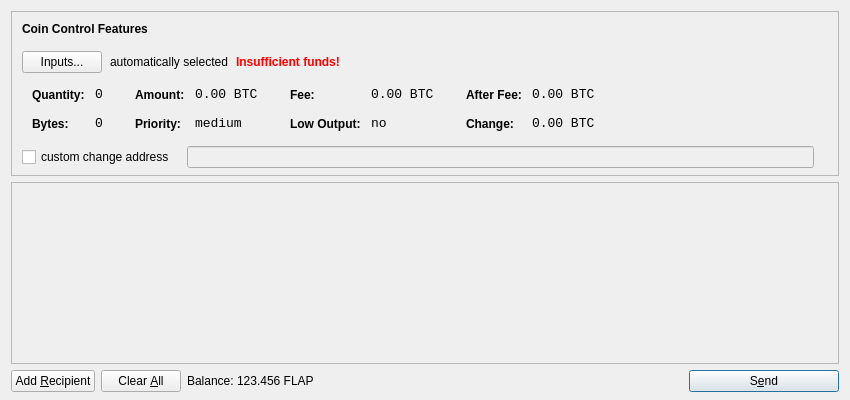
<?xml version="1.0" encoding="UTF-8"?>
<ui version="4.0">
 <class>SendCoinsDialog</class>
 <widget class="QDialog" name="SendCoinsDialog">
  <property name="geometry">
   <rect>
    <x>0</x>
    <y>0</y>
    <width>850</width>
    <height>400</height>
   </rect>
  </property>
  <property name="windowTitle">
   <string>Send Coins</string>
  </property>
  <layout class="QVBoxLayout" name="verticalLayout" stretch="0,1,0">
   <property name="bottomMargin">
    <number>8</number>
   </property>
   <item>
    <widget class="QFrame" name="frameCoinControl">
     <property name="sizePolicy">
      <sizepolicy hsizetype="Expanding" vsizetype="Expanding">
       <horstretch>0</horstretch>
       <verstretch>0</verstretch>
      </sizepolicy>
     </property>
     <property name="maximumSize">
      <size>
       <width>16777215</width>
       <height>16777215</height>
      </size>
     </property>
     <property name="frameShape">
      <enum>QFrame::StyledPanel</enum>
     </property>
     <property name="frameShadow">
      <enum>QFrame::Sunken</enum>
     </property>
     <layout class="QVBoxLayout" name="verticalLayoutCoinControl2">
      <property name="spacing">
       <number>-1</number>
      </property>
      <property name="leftMargin">
       <number>0</number>
      </property>
      <property name="topMargin">
       <number>0</number>
      </property>
      <property name="rightMargin">
       <number>0</number>
      </property>
      <property name="bottomMargin">
       <number>6</number>
      </property>
      <item>
       <layout class="QVBoxLayout" name="verticalLayoutCoinControl" stretch="0,0,0,0,1">
        <property name="spacing">
         <number>0</number>
        </property>
        <property name="leftMargin">
         <number>10</number>
        </property>
        <property name="topMargin">
         <number>10</number>
        </property>
        <item>
         <layout class="QHBoxLayout" name="horizontalLayoutCoinControl1">
          <property name="bottomMargin">
           <number>15</number>
          </property>
          <item>
           <widget class="QLabel" name="labelCoinControlFeatures">
            <property name="sizePolicy">
             <sizepolicy hsizetype="Preferred" vsizetype="Maximum">
              <horstretch>0</horstretch>
              <verstretch>0</verstretch>
             </sizepolicy>
            </property>
            <property name="font">
             <font>
              <weight>75</weight>
              <bold>true</bold>
             </font>
            </property>
            <property name="styleSheet">
             <string notr="true">font-weight:bold;</string>
            </property>
            <property name="text">
             <string>Coin Control Features</string>
            </property>
           </widget>
          </item>
         </layout>
        </item>
        <item>
         <layout class="QHBoxLayout" name="horizontalLayoutCoinControl2" stretch="0,0,0,0">
          <property name="spacing">
           <number>8</number>
          </property>
          <property name="bottomMargin">
           <number>10</number>
          </property>
          <item>
           <widget class="QPushButton" name="pushButtonCoinControl">
            <property name="styleSheet">
             <string notr="true"/>
            </property>
            <property name="text">
             <string>Inputs...</string>
            </property>
           </widget>
          </item>
          <item>
           <widget class="QLabel" name="labelCoinControlAutomaticallySelected">
            <property name="text">
             <string>automatically selected</string>
            </property>
            <property name="margin">
             <number>5</number>
            </property>
           </widget>
          </item>
          <item>
           <widget class="QLabel" name="labelCoinControlInsuffFunds">
            <property name="font">
             <font>
              <weight>75</weight>
              <bold>true</bold>
             </font>
            </property>
            <property name="styleSheet">
             <string notr="true">color:red;font-weight:bold;</string>
            </property>
            <property name="text">
             <string>Insufficient funds!</string>
            </property>
            <property name="margin">
             <number>5</number>
            </property>
           </widget>
          </item>
          <item>
           <spacer name="horizontalSpacerCoinControl">
            <property name="orientation">
             <enum>Qt::Horizontal</enum>
            </property>
            <property name="sizeHint" stdset="0">
             <size>
              <width>40</width>
              <height>1</height>
             </size>
            </property>
           </spacer>
          </item>
         </layout>
        </item>
        <item>
         <widget class="QWidget" name="widgetCoinControl" native="true">
          <property name="sizePolicy">
           <sizepolicy hsizetype="Preferred" vsizetype="Preferred">
            <horstretch>0</horstretch>
            <verstretch>0</verstretch>
           </sizepolicy>
          </property>
          <property name="minimumSize">
           <size>
            <width>0</width>
            <height>0</height>
           </size>
          </property>
          <property name="styleSheet">
           <string notr="true"/>
          </property>
          <layout class="QHBoxLayout" name="horizontalLayoutCoinControl5">
           <property name="leftMargin">
            <number>0</number>
           </property>
           <property name="topMargin">
            <number>0</number>
           </property>
           <property name="rightMargin">
            <number>0</number>
           </property>
           <property name="bottomMargin">
            <number>0</number>
           </property>
           <item>
            <layout class="QHBoxLayout" name="horizontalLayoutCoinControl3" stretch="0,0,0,1">
             <property name="spacing">
              <number>20</number>
             </property>
             <property name="topMargin">
              <number>0</number>
             </property>
             <property name="bottomMargin">
              <number>10</number>
             </property>
             <item>
              <layout class="QFormLayout" name="formLayoutCoinControl1">
               <property name="horizontalSpacing">
                <number>10</number>
               </property>
               <property name="verticalSpacing">
                <number>14</number>
               </property>
               <property name="leftMargin">
                <number>10</number>
               </property>
               <property name="topMargin">
                <number>4</number>
               </property>
               <property name="rightMargin">
                <number>6</number>
               </property>
               <item row="0" column="0">
                <widget class="QLabel" name="labelCoinControlQuantityText">
                 <property name="styleSheet">
                  <string notr="true">font-weight:bold;</string>
                 </property>
                 <property name="text">
                  <string>Quantity:</string>
                 </property>
                 <property name="margin">
                  <number>0</number>
                 </property>
                </widget>
               </item>
               <item row="0" column="1">
                <widget class="QLabel" name="labelCoinControlQuantity">
                 <property name="font">
                  <font>
                   <family>Monospace</family>
                   <pointsize>10</pointsize>
                  </font>
                 </property>
                 <property name="cursor">
                  <cursorShape>IBeamCursor</cursorShape>
                 </property>
                 <property name="contextMenuPolicy">
                  <enum>Qt::ActionsContextMenu</enum>
                 </property>
                 <property name="text">
                  <string notr="true">0</string>
                 </property>
                 <property name="margin">
                  <number>0</number>
                 </property>
                 <property name="textInteractionFlags">
                  <set>Qt::LinksAccessibleByMouse|Qt::TextSelectableByKeyboard|Qt::TextSelectableByMouse</set>
                 </property>
                </widget>
               </item>
               <item row="1" column="0">
                <widget class="QLabel" name="labelCoinControlBytesText">
                 <property name="styleSheet">
                  <string notr="true">font-weight:bold;</string>
                 </property>
                 <property name="text">
                  <string>Bytes:</string>
                 </property>
                </widget>
               </item>
               <item row="1" column="1">
                <widget class="QLabel" name="labelCoinControlBytes">
                 <property name="font">
                  <font>
                   <family>Monospace</family>
                   <pointsize>10</pointsize>
                  </font>
                 </property>
                 <property name="cursor">
                  <cursorShape>IBeamCursor</cursorShape>
                 </property>
                 <property name="contextMenuPolicy">
                  <enum>Qt::ActionsContextMenu</enum>
                 </property>
                 <property name="text">
                  <string notr="true">0</string>
                 </property>
                 <property name="textInteractionFlags">
                  <set>Qt::LinksAccessibleByMouse|Qt::TextSelectableByKeyboard|Qt::TextSelectableByMouse</set>
                 </property>
                </widget>
               </item>
              </layout>
             </item>
             <item>
              <layout class="QFormLayout" name="formLayoutCoinControl2">
               <property name="horizontalSpacing">
                <number>10</number>
               </property>
               <property name="verticalSpacing">
                <number>14</number>
               </property>
               <property name="leftMargin">
                <number>6</number>
               </property>
               <property name="topMargin">
                <number>4</number>
               </property>
               <property name="rightMargin">
                <number>6</number>
               </property>
               <item row="0" column="0">
                <widget class="QLabel" name="labelCoinControlAmountText">
                 <property name="styleSheet">
                  <string notr="true">font-weight:bold;</string>
                 </property>
                 <property name="text">
                  <string>Amount:</string>
                 </property>
                 <property name="margin">
                  <number>0</number>
                 </property>
                </widget>
               </item>
               <item row="0" column="1">
                <widget class="QLabel" name="labelCoinControlAmount">
                 <property name="font">
                  <font>
                   <family>Monospace</family>
                   <pointsize>10</pointsize>
                  </font>
                 </property>
                 <property name="cursor">
                  <cursorShape>IBeamCursor</cursorShape>
                 </property>
                 <property name="contextMenuPolicy">
                  <enum>Qt::ActionsContextMenu</enum>
                 </property>
                 <property name="text">
                  <string notr="true">0.00 BTC</string>
                 </property>
                 <property name="textInteractionFlags">
                  <set>Qt::LinksAccessibleByMouse|Qt::TextSelectableByKeyboard|Qt::TextSelectableByMouse</set>
                 </property>
                </widget>
               </item>
               <item row="1" column="0">
                <widget class="QLabel" name="labelCoinControlPriorityText">
                 <property name="styleSheet">
                  <string notr="true">font-weight:bold;</string>
                 </property>
                 <property name="text">
                  <string>Priority:</string>
                 </property>
                </widget>
               </item>
               <item row="1" column="1">
                <widget class="QLabel" name="labelCoinControlPriority">
                 <property name="font">
                  <font>
                   <family>Monospace</family>
                   <pointsize>10</pointsize>
                  </font>
                 </property>
                 <property name="cursor">
                  <cursorShape>IBeamCursor</cursorShape>
                 </property>
                 <property name="contextMenuPolicy">
                  <enum>Qt::ActionsContextMenu</enum>
                 </property>
                 <property name="text">
                  <string>medium</string>
                 </property>
                 <property name="textInteractionFlags">
                  <set>Qt::LinksAccessibleByMouse|Qt::TextSelectableByKeyboard|Qt::TextSelectableByMouse</set>
                 </property>
                </widget>
               </item>
              </layout>
             </item>
             <item>
              <layout class="QFormLayout" name="formLayoutCoinControl3">
               <property name="horizontalSpacing">
                <number>10</number>
               </property>
               <property name="verticalSpacing">
                <number>14</number>
               </property>
               <property name="leftMargin">
                <number>6</number>
               </property>
               <property name="topMargin">
                <number>4</number>
               </property>
               <property name="rightMargin">
                <number>6</number>
               </property>
               <item row="0" column="0">
                <widget class="QLabel" name="labelCoinControlFeeText">
                 <property name="styleSheet">
                  <string notr="true">font-weight:bold;</string>
                 </property>
                 <property name="text">
                  <string>Fee:</string>
                 </property>
                 <property name="margin">
                  <number>0</number>
                 </property>
                </widget>
               </item>
               <item row="0" column="1">
                <widget class="QLabel" name="labelCoinControlFee">
                 <property name="font">
                  <font>
                   <family>Monospace</family>
                   <pointsize>10</pointsize>
                  </font>
                 </property>
                 <property name="cursor">
                  <cursorShape>IBeamCursor</cursorShape>
                 </property>
                 <property name="contextMenuPolicy">
                  <enum>Qt::ActionsContextMenu</enum>
                 </property>
                 <property name="text">
                  <string notr="true">0.00 BTC</string>
                 </property>
                 <property name="textInteractionFlags">
                  <set>Qt::LinksAccessibleByMouse|Qt::TextSelectableByKeyboard|Qt::TextSelectableByMouse</set>
                 </property>
                </widget>
               </item>
               <item row="1" column="0">
                <widget class="QLabel" name="labelCoinControlLowOutputText">
                 <property name="styleSheet">
                  <string notr="true">font-weight:bold;</string>
                 </property>
                 <property name="text">
                  <string>Low Output:</string>
                 </property>
                </widget>
               </item>
               <item row="1" column="1">
                <widget class="QLabel" name="labelCoinControlLowOutput">
                 <property name="font">
                  <font>
                   <family>Monospace</family>
                   <pointsize>10</pointsize>
                  </font>
                 </property>
                 <property name="cursor">
                  <cursorShape>IBeamCursor</cursorShape>
                 </property>
                 <property name="contextMenuPolicy">
                  <enum>Qt::ActionsContextMenu</enum>
                 </property>
                 <property name="text">
                  <string>no</string>
                 </property>
                 <property name="textInteractionFlags">
                  <set>Qt::LinksAccessibleByMouse|Qt::TextSelectableByKeyboard|Qt::TextSelectableByMouse</set>
                 </property>
                </widget>
               </item>
              </layout>
             </item>
             <item>
              <layout class="QFormLayout" name="formLayoutCoinControl4">
               <property name="horizontalSpacing">
                <number>10</number>
               </property>
               <property name="verticalSpacing">
                <number>14</number>
               </property>
               <property name="leftMargin">
                <number>6</number>
               </property>
               <property name="topMargin">
                <number>4</number>
               </property>
               <property name="rightMargin">
                <number>6</number>
               </property>
               <item row="0" column="0">
                <widget class="QLabel" name="labelCoinControlAfterFeeText">
                 <property name="styleSheet">
                  <string notr="true">font-weight:bold;</string>
                 </property>
                 <property name="text">
                  <string>After Fee:</string>
                 </property>
                 <property name="margin">
                  <number>0</number>
                 </property>
                </widget>
               </item>
               <item row="0" column="1">
                <widget class="QLabel" name="labelCoinControlAfterFee">
                 <property name="font">
                  <font>
                   <family>Monospace</family>
                   <pointsize>10</pointsize>
                  </font>
                 </property>
                 <property name="cursor">
                  <cursorShape>IBeamCursor</cursorShape>
                 </property>
                 <property name="contextMenuPolicy">
                  <enum>Qt::ActionsContextMenu</enum>
                 </property>
                 <property name="text">
                  <string notr="true">0.00 BTC</string>
                 </property>
                 <property name="textInteractionFlags">
                  <set>Qt::LinksAccessibleByMouse|Qt::TextSelectableByKeyboard|Qt::TextSelectableByMouse</set>
                 </property>
                </widget>
               </item>
               <item row="1" column="0">
                <widget class="QLabel" name="labelCoinControlChangeText">
                 <property name="styleSheet">
                  <string notr="true">font-weight:bold;</string>
                 </property>
                 <property name="text">
                  <string>Change:</string>
                 </property>
                </widget>
               </item>
               <item row="1" column="1">
                <widget class="QLabel" name="labelCoinControlChange">
                 <property name="font">
                  <font>
                   <family>Monospace</family>
                   <pointsize>10</pointsize>
                  </font>
                 </property>
                 <property name="cursor">
                  <cursorShape>IBeamCursor</cursorShape>
                 </property>
                 <property name="contextMenuPolicy">
                  <enum>Qt::ActionsContextMenu</enum>
                 </property>
                 <property name="text">
                  <string notr="true">0.00 BTC</string>
                 </property>
                 <property name="textInteractionFlags">
                  <set>Qt::LinksAccessibleByMouse|Qt::TextSelectableByKeyboard|Qt::TextSelectableByMouse</set>
                 </property>
                </widget>
               </item>
              </layout>
             </item>
            </layout>
           </item>
          </layout>
         </widget>
        </item>
        <item>
         <layout class="QHBoxLayout" name="horizontalLayoutCoinControl4" stretch="0,0,0">
          <property name="spacing">
           <number>12</number>
          </property>
          <property name="sizeConstraint">
           <enum>QLayout::SetDefaultConstraint</enum>
          </property>
          <property name="topMargin">
           <number>5</number>
          </property>
          <property name="rightMargin">
           <number>5</number>
          </property>
          <item>
           <widget class="QCheckBox" name="checkBoxCoinControlChange">
            <property name="text">
             <string>custom change address</string>
            </property>
           </widget>
          </item>
          <item>
           <widget class="QLineEdit" name="lineEditCoinControlChange">
            <property name="enabled">
             <bool>false</bool>
            </property>
            <property name="sizePolicy">
             <sizepolicy hsizetype="Expanding" vsizetype="Fixed">
              <horstretch>0</horstretch>
              <verstretch>0</verstretch>
             </sizepolicy>
            </property>
           </widget>
          </item>
          <item>
           <widget class="QLabel" name="labelCoinControlChangeLabel">
            <property name="sizePolicy">
             <sizepolicy hsizetype="Preferred" vsizetype="Expanding">
              <horstretch>0</horstretch>
              <verstretch>0</verstretch>
             </sizepolicy>
            </property>
            <property name="minimumSize">
             <size>
              <width>0</width>
              <height>0</height>
             </size>
            </property>
            <property name="text">
             <string/>
            </property>
            <property name="margin">
             <number>3</number>
            </property>
           </widget>
          </item>
         </layout>
        </item>
        <item>
         <spacer name="verticalSpacerCoinControl">
          <property name="orientation">
           <enum>Qt::Vertical</enum>
          </property>
          <property name="sizeHint" stdset="0">
           <size>
            <width>800</width>
            <height>1</height>
           </size>
          </property>
         </spacer>
        </item>
       </layout>
      </item>
     </layout>
    </widget>
   </item>
   <item>
    <widget class="QScrollArea" name="scrollArea">
     <property name="styleSheet">
      <string notr="true">#scrollArea {
border: 2px solid #553746;
}s</string>
     </property>
     <property name="widgetResizable">
      <bool>true</bool>
     </property>
     <widget class="QWidget" name="scrollAreaWidgetContents">
      <property name="geometry">
       <rect>
        <x>0</x>
        <y>0</y>
        <width>822</width>
        <height>139</height>
       </rect>
      </property>
      <layout class="QVBoxLayout" name="verticalLayout_2">
       <property name="leftMargin">
        <number>0</number>
       </property>
       <property name="topMargin">
        <number>0</number>
       </property>
       <property name="rightMargin">
        <number>0</number>
       </property>
       <property name="bottomMargin">
        <number>0</number>
       </property>
       <item>
        <layout class="QVBoxLayout" name="entries">
         <property name="spacing">
          <number>6</number>
         </property>
        </layout>
       </item>
       <item>
        <spacer name="verticalSpacer">
         <property name="orientation">
          <enum>Qt::Vertical</enum>
         </property>
         <property name="sizeHint" stdset="0">
          <size>
           <width>20</width>
           <height>40</height>
          </size>
         </property>
        </spacer>
       </item>
      </layout>
     </widget>
    </widget>
   </item>
   <item>
    <layout class="QHBoxLayout" name="horizontalLayout">
     <item>
      <widget class="QPushButton" name="addButton">
       <property name="toolTip">
        <string>Send to multiple recipients at once</string>
       </property>
       <property name="text">
        <string>Add &amp;Recipient</string>
       </property>
       <property name="icon">
        <iconset resource="../bitcoin.qrc">
         <normaloff>:/icons/add</normaloff>:/icons/add</iconset>
       </property>
       <property name="autoDefault">
        <bool>false</bool>
       </property>
      </widget>
     </item>
     <item>
      <widget class="QPushButton" name="clearButton">
       <property name="sizePolicy">
        <sizepolicy hsizetype="Minimum" vsizetype="Fixed">
         <horstretch>0</horstretch>
         <verstretch>0</verstretch>
        </sizepolicy>
       </property>
       <property name="toolTip">
        <string>Remove all transaction fields</string>
       </property>
       <property name="text">
        <string>Clear &amp;All</string>
       </property>
       <property name="icon">
        <iconset resource="../bitcoin.qrc">
         <normaloff>:/icons/remove</normaloff>:/icons/remove</iconset>
       </property>
       <property name="autoRepeatDelay">
        <number>300</number>
       </property>
       <property name="autoDefault">
        <bool>false</bool>
       </property>
      </widget>
     </item>
     <item>
      <layout class="QHBoxLayout" name="horizontalLayout_2">
       <property name="spacing">
        <number>3</number>
       </property>
       <item>
        <widget class="QLabel" name="label">
         <property name="text">
          <string>Balance:</string>
         </property>
        </widget>
       </item>
       <item>
        <widget class="QLabel" name="labelBalance">
         <property name="cursor">
          <cursorShape>IBeamCursor</cursorShape>
         </property>
         <property name="text">
          <string>123.456 FLAP</string>
         </property>
         <property name="textInteractionFlags">
          <set>Qt::LinksAccessibleByMouse|Qt::TextSelectableByKeyboard|Qt::TextSelectableByMouse</set>
         </property>
        </widget>
       </item>
      </layout>
     </item>
     <item>
      <spacer name="horizontalSpacer">
       <property name="orientation">
        <enum>Qt::Horizontal</enum>
       </property>
       <property name="sizeHint" stdset="0">
        <size>
         <width>40</width>
         <height>20</height>
        </size>
       </property>
      </spacer>
     </item>
     <item>
      <widget class="QPushButton" name="sendButton">
       <property name="minimumSize">
        <size>
         <width>150</width>
         <height>0</height>
        </size>
       </property>
       <property name="toolTip">
        <string>Confirm the send action</string>
       </property>
       <property name="text">
        <string>S&amp;end</string>
       </property>
       <property name="icon">
        <iconset resource="../bitcoin.qrc">
         <normaloff>:/icons/send</normaloff>:/icons/send</iconset>
       </property>
       <property name="default">
        <bool>true</bool>
       </property>
      </widget>
     </item>
    </layout>
   </item>
  </layout>
 </widget>
 <resources>
  <include location="../bitcoin.qrc"/>
 </resources>
 <connections/>
</ui>
